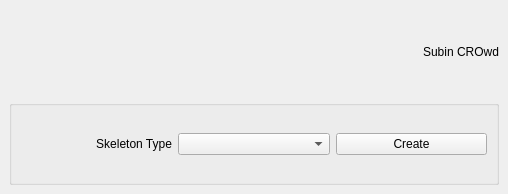
<?xml version="1.0" encoding="UTF-8"?>
<ui version="4.0">
 <class>MainWindow</class>
 <widget class="QMainWindow" name="MainWindow">
  <property name="geometry">
   <rect>
    <x>0</x>
    <y>0</y>
    <width>508</width>
    <height>194</height>
   </rect>
  </property>
  <property name="windowTitle">
   <string>MainWindow</string>
  </property>
  <widget class="QWidget" name="centralwidget">
   <layout class="QVBoxLayout" name="verticalLayout">
    <item>
     <widget class="QLabel" name="label">
      <property name="styleSheet">
       <string notr="true">font: 20pt &quot;Sans Serif&quot;;</string>
      </property>
      <property name="text">
       <string>Subin CROwd</string>
      </property>
      <property name="alignment">
       <set>Qt::AlignRight|Qt::AlignTrailing|Qt::AlignVCenter</set>
      </property>
     </widget>
    </item>
    <item>
     <widget class="QGroupBox" name="groupBox">
      <layout class="QGridLayout" name="gridLayout">
       <item row="0" column="1">
        <widget class="QComboBox" name="comboBox"/>
       </item>
       <item row="0" column="2">
        <widget class="QPushButton" name="pushButton">
         <property name="text">
          <string>Create</string>
         </property>
        </widget>
       </item>
       <item row="0" column="0">
        <widget class="QLabel" name="label_2">
         <property name="text">
          <string>Skeleton Type</string>
         </property>
         <property name="alignment">
          <set>Qt::AlignRight|Qt::AlignTrailing|Qt::AlignVCenter</set>
         </property>
        </widget>
       </item>
      </layout>
     </widget>
    </item>
   </layout>
  </widget>
  <widget class="QMenuBar" name="menubar">
   <property name="geometry">
    <rect>
     <x>0</x>
     <y>0</y>
     <width>508</width>
     <height>23</height>
    </rect>
   </property>
  </widget>
 </widget>
 <resources/>
 <connections/>
</ui>
